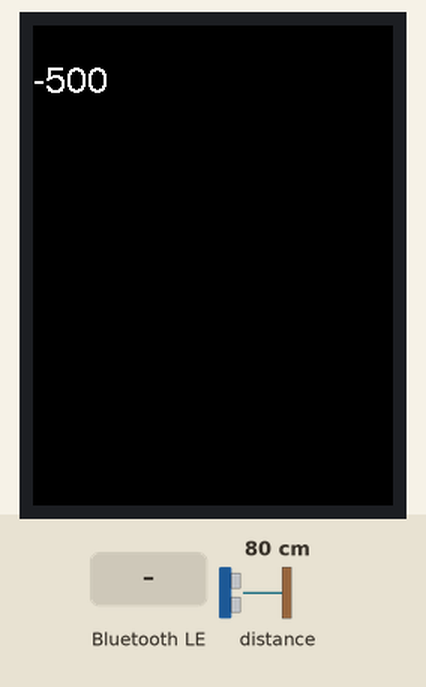
This sketch was run on a simulated ESP32. On the bench: 240×320 colour display. The inputs (shaded band) are chosen by the test bench; at power-on: distance to the obstacle 80 cm. The ROS host is connected and sends only what is stated; nothing arrives over Bluetooth unless stated; a phone connects over Bluetooth LE 3 s after start.

Above: at 6.4 s.
6.5 s: Bluetooth LE write "1" received
At 7.2 s:
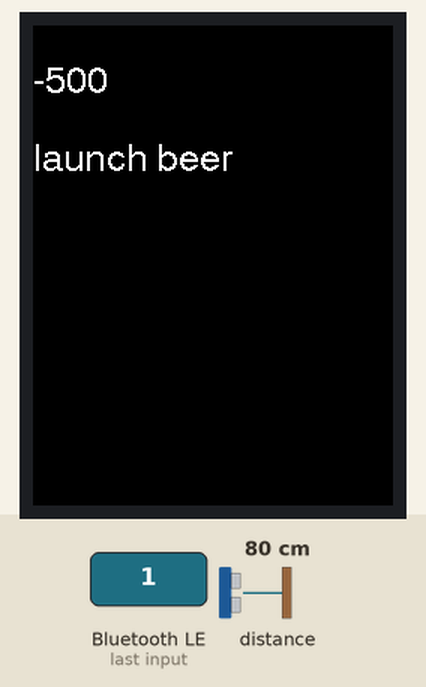
8.0 s: distance to the obstacle set to 2 cm
At 8.8 s:
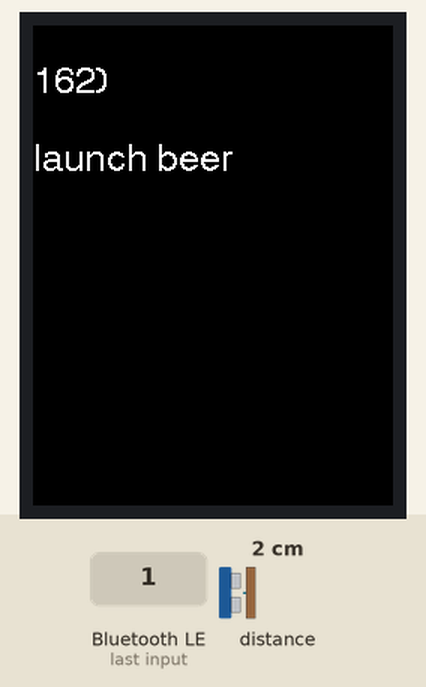
9.6 s: distance to the obstacle set to 4 cm
At 10.3 s:
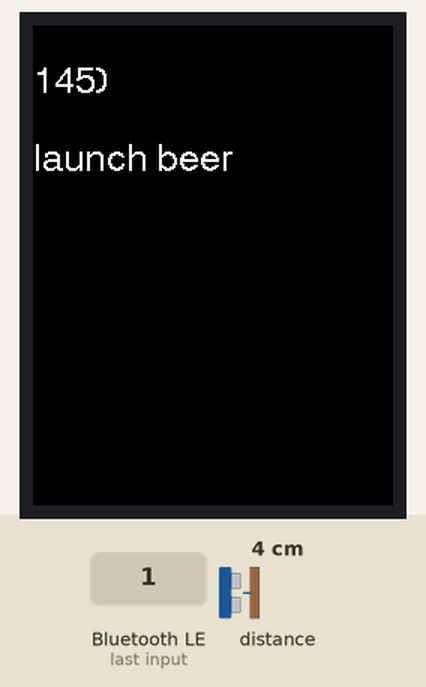
11.2 s: distance to the obstacle set to 9 cm
At 11.9 s:
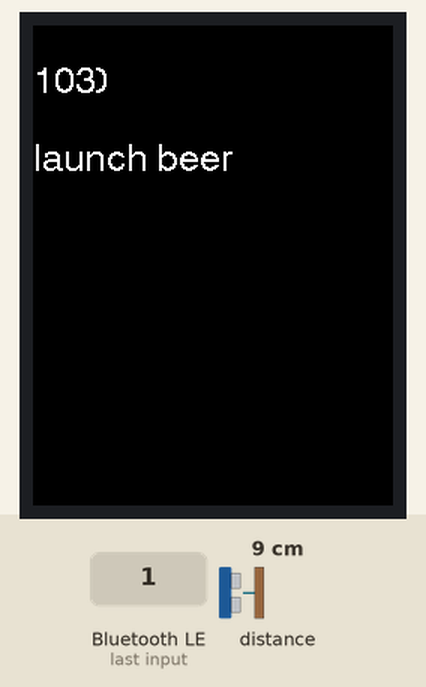
Timing chart, 0 to 13.8 s (numbered marks = the images above; inputs shaded):
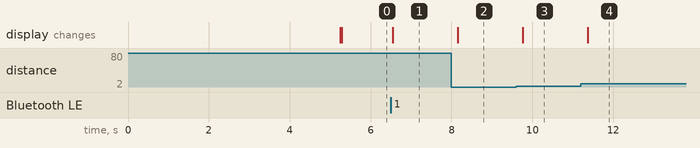

The sketch:

ESP32_HHbot.ino
```cpp
/* This example shows how to use continuous mode to take
range measurements with the VL53L0X. It is based on
vl53l0x_ContinuousRanging_Example.c from the VL53L0X API.


//to connect in bluetooth you need to launch the esp32, Then Enable your smartphone bluetooth, launch a scan on your phone than launch a scan on the app and connect

The range readings are in units of mm. */

#include <Wire.h>
#include <VL53L0X.h>
#include <BLE2902.h>
#include <SPI.h>
#include <BLEDevice.h>
#include <BLEUtils.h>
#include <BLEServer.h>
#include <TFT_eSPI.h>       // Hardware-specific library
#include <ros.h>
#include <std_msgs/String.h>


TFT_eSPI tft = TFT_eSPI();  // Invoke custom library
VL53L0X sensor;


BLEServer *pServer = NULL;
BLECharacteristic * pTxCharacteristic;
bool deviceConnected = false;
bool oldDeviceConnected = false;
String value2;
String send_ble = "2";


ros::NodeHandle  nh;
std_msgs::String str_msg;
ros::Publisher chatter("chatter", &str_msg);
char hello[13] = "beer_launch";


#define SERVICE_UUID        "4fafc201-1fb5-459e-8fcc-c5c9c331914b"
#define CHARACTERISTIC_UUID "beb5483e-36e1-4688-b7f5-ea07361b26a8"


class MyCallbacks: public BLECharacteristicCallbacks {
    void onWrite(BLECharacteristic *pCharacteristic) {
      std::string value = pCharacteristic->getValue();
      pCharacteristic->setValue(send_ble.c_str());

      if (value.length() > 0) {
        value2 = "";
        for (int i = 0; i < value.length(); i++){

          value2 = value2 + value[i];
        }
      }

      if (value2 != ""){
          tft.println("launch beer");
          str_msg.data = hello;
          chatter.publish( &str_msg );
          delay(500);
      }
    }
};

void setup_TFT_SPI(){
  tft.init();

  tft.fillScreen(TFT_BLACK);

  // Set "cursor" at top left corner of display (0,0) and select font 4
  tft.setCursor(0, 0, 4);

  // Set the font colour to be white with a black background
  tft.setTextColor(TFT_WHITE, TFT_BLACK);

  // We can now plot text on screen using the "print" class
  tft.println("Intialised default\n");

  delay(5000);
}

void setup_BLE()
{


  BLEDevice::init("HHbot 3000");
  BLEServer *pServer = BLEDevice::createServer();
  BLEService *pService = pServer->createService(SERVICE_UUID);
  BLECharacteristic *pCharacteristic = pService->createCharacteristic(
                                         CHARACTERISTIC_UUID,
                                         BLECharacteristic::PROPERTY_READ |
                                         BLECharacteristic::PROPERTY_WRITE
                                       );

  pCharacteristic->setCallbacks(new MyCallbacks());
  pCharacteristic->setValue("Hello World");
  pService->start();

  BLEAdvertising *pAdvertising = pServer->getAdvertising();
  pAdvertising->start();
}


void setup_TOF()
{
  Wire.begin();
  sensor.setTimeout(500);
  if (!sensor.init())
  {
    while (1) {}
  }

  // Start continuous back-to-back mode (take readings as
  // fast as possible).  To use continuous timed mode
  // instead, provide a desired inter-measurement period in
  // ms (e.g. sensor.startContinuous(100)).
  sensor.startContinuous();
}

void setup()
{

  nh.initNode();
  nh.advertise(chatter);
  while (!nh.connected()){
    nh.spinOnce();
  }
  setup_TOF();
  setup_TFT_SPI();
  setup_BLE();
  tft.setCursor(0, 0, 4);
  tft.println("                                              ");
}


void loop()
{

  int range = sensor.readRangeContinuousMillimeters();
  tft.setCursor(0, 0, 4);
  tft.println("    ");
  range = 120-(range - 70)*170/200;
  tft.println(range);
  if (sensor.timeoutOccurred()) { tft.println(" TIMEOUT"); }
  tft.println();

  send_ble = (String) range;

  nh.spinOnce();
  delay(500);

}
```

Measured:
- after the input at 6.5 s, the display: changes at once (image 1)
- after the input at 8.0 s, the display: changes after 0.15 s (image 2)
- after the input at 9.6 s, the display: changes after 0.16 s (image 3)
- after the input at 11.2 s, the display: changes after 0.17 s (image 4)
